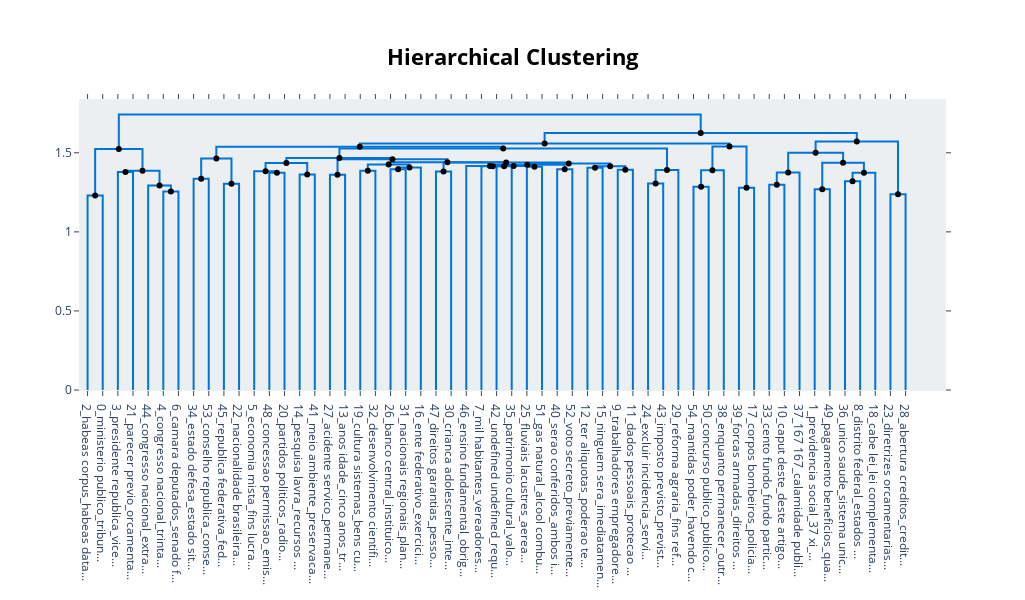

The cell this chart's notebook holds for it:
### Code cell
from scipy.cluster import hierarchy as sch
# Hierarchical topics
linkage_function = lambda x: sch.linkage(x, 'single', optimal_ordering=True)
hierarchical_topics = model.hierarchical_topics(docs, linkage_function=linkage_function)
model.visualize_hierarchy(hierarchical_topics=hierarchical_topics,orientation='bottom')

### Figure 1 — Plotly figure (JSON) as saved in the notebook; plotly's stock layout.template omitted (floating-point values rounded to 4 significant figures)
{"data": [{"hoverinfo": "text", "marker": {"color": "rgb(0,116,217)"}, "mode": "lines", "text": ["habeas corpus_habeas data_tribunal federal_supremo tribunal_seguranca habeas", "", "", "ministerio publico_tribunal justica_membros ministerio_tribunais regionais_superior tribunal"], "type": "scatter", "x": [5, 5, 15, 15], "xaxis": "x", "y": [0, 1.229, 1.229, 0], "yaxis": "y"}, {"hoverinfo": "text", "marker": {"color": "rgb(0,116,217)"}, "mode": "lines", "text": ["camara deputados_senado federal_congresso nacional_deputados senado_partido politico", "", "", "congresso nacional_trinta dias_medida provisoria_dias apos_projeto lei"], "type": "scatter", "x": [25, 25, 35, 35], "xaxis": "x", "y": [0, 1.378, 1.378, 0], "yaxis": "y"}, {"hoverinfo": "text", "marker": {"color": "rgb(0,116,217)"}, "mode": "lines", "text": ["congresso nacional_camara deputados_senado federal_deputados senado_trinta dias", "", "", "congresso nacional_extraordinaria congresso_convocacao extraordinaria_cinco dias_sessao legislativa"], "type": "scatter", "x": [55, 55, 65, 65], "xaxis": "x", "y": [0, 1.256, 1.256, 0], "yaxis": "y"}, {"hoverinfo": "text", "marker": {"color": "rgb(0,116,217)"}, "mode": "lines", "text": ["congresso nacional_senado federal_camara deputados_sessao legislativa_deputados senado", "", "", "parecer previo_orcamentaria operacional_financeira orcamentaria_prestacao contas_operacional patrimonial"], "type": "scatter", "x": [45, 45, 60, 60], "xaxis": "x", "y": [0, 1.294, 1.294, 1.256], "yaxis": "y"}, {"hoverinfo": "text", "marker": {"color": "rgb(0,116,217)"}, "mode": "lines", "text": ["presidente republica_vice presidente_presidente vice_quatro anos_estado distrito", "", "", "congresso nacional_senado federal_camara deputados_sessao legislativa_deputados senado"], "type": "scatter", "x": [30, 30, 52.5, 52.5], "xaxis": "x", "y": [1.378, 1.386, 1.386, 1.294], "yaxis": "y"}, {"hoverinfo": "text", "marker": {"color": "rgb(0,116,217)"}, "mode": "lines", "text": ["ministerio publico_tribunal justica_tribunal federal_supremo tribunal_tribunais regionais", "", "", "congresso nacional_senado federal_camara deputados_sessao legislativa_deputados senado"], "type": "scatter", "x": [10, 10, 41.25, 41.25], "xaxis": "x", "y": [1.229, 1.524, 1.524, 1.386], "yaxis": "y"}, {"hoverinfo": "text", "marker": {"color": "rgb(0,116,217)"}, "mode": "lines", "text": ["corpos bombeiros_policias militares_bombeiros militares_policia federal_policias civis", "", "", "forcas armadas_direitos deveres_inerentes sao_prerrogativas direitos_deveres inerentes"], "type": "scatter", "x": [75, 75, 85, 85], "xaxis": "x", "y": [0, 1.336, 1.336, 0], "yaxis": "y"}, {"hoverinfo": "text", "marker": {"color": "rgb(0,116,217)"}, "mode": "lines", "text": ["concurso publico_publico provas_provas titulos_provas provas_cargos empregos", "", "", "mantidas poder_havendo compatibilidade_admissao pessoal_aumento remuneracao_criacao cargos"], "type": "scatter", "x": [95, 95, 105, 105], "xaxis": "x", "y": [0, 1.304, 1.304, 0], "yaxis": "y"}, {"hoverinfo": "text", "marker": {"color": "rgb(0,116,217)"}, "mode": "lines", "text": ["enquanto permanecer_outro cargo_tempo servico_antiguidade contando_respectivo quadro", "", "", "concurso publico_pessoal qualquer_publico provas_provas titulos_provas provas"], "type": "scatter", "x": [80, 80, 100, 100], "xaxis": "x", "y": [1.336, 1.464, 1.464, 1.304], "yaxis": "y"}, {"hoverinfo": "text", "marker": {"color": "rgb(0,116,217)"}, "mode": "lines", "text": ["forcas armadas_policias militares_corpos bombeiros_bombeiros militares_militares corpos", "", "", "concurso publico_pessoal qualquer_publico provas_provas titulos_provas provas"], "type": "scatter", "x": [125, 125, 135, 135], "xaxis": "x", "y": [0, 1.374, 1.374, 0], "yaxis": "y"}, {"hoverinfo": "text", "marker": {"color": "rgb(0,116,217)"}, "mode": "lines", "text": ["estado defesa_estado sitio_intervencao federal_defesa estado_defesa intervencao", "", "", "conselho republica_conselho defesa_defesa nacional_89 vii_republica termos"], "type": "scatter", "x": [115, 115, 130, 130], "xaxis": "x", "y": [0, 1.384, 1.384, 1.374], "yaxis": "y"}, {"hoverinfo": "text", "marker": {"color": "rgb(0,116,217)"}, "mode": "lines", "text": ["nacionalidade brasileira_federativa brasil_republica federativa_nascidos estrangeiro_brasileiro mae", "", "", "republica federativa_federativa brasil_independencia nacional_acompanhar desenvolvimento_nacional interesses"], "type": "scatter", "x": [145, 145, 155, 155], "xaxis": "x", "y": [0, 1.363, 1.363, 0], "yaxis": "y"}, {"hoverinfo": "text", "marker": {"color": "rgb(0,116,217)"}, "mode": "lines", "text": ["direitos garantias_pessoa humana_direitos humanos_principios constitucionais_pais inviolabilidade", "", "", "crianca adolescente_integracao social_atendimento especializado_programas prevencao_maternidade infancia"], "type": "scatter", "x": [122.5, 122.5, 150, 150], "xaxis": "x", "y": [1.384, 1.435, 1.435, 1.363], "yaxis": "y"}, {"hoverinfo": "text", "marker": {"color": "rgb(0,116,217)"}, "mode": "lines", "text": ["republica federativa_federativa brasil_nacionalidade brasileira_mae brasileira_independencia nacional", "", "", "crianca adolescente_integracao social_atendimento especializado_programas prevencao_maternidade infancia"], "type": "scatter", "x": [165, 165, 175, 175], "xaxis": "x", "y": [0, 1.36, 1.36, 0], "yaxis": "y"}, {"hoverinfo": "text", "marker": {"color": "rgb(0,116,217)"}, "mode": "lines", "text": ["estado defesa_estado sitio_conselho republica_intervencao federal_defesa estado", "", "", "crianca adolescente_integracao social_atendimento especializado_programas prevencao_maternidade infancia"], "type": "scatter", "x": [185, 185, 195, 195], "xaxis": "x", "y": [0, 1.386, 1.386, 0], "yaxis": "y"}, {"hoverinfo": "text", "marker": {"color": "rgb(0,116,217)"}, "mode": "lines", "text": ["cultura sistemas_bens culturais_conhecimento bens_cultura nacional_acesso bens", "", "", "desenvolvimento cientifico_cientifico tecnologico_cientifica tecnologica_pesquisa cientifica_recursos humanos"], "type": "scatter", "x": [205, 205, 215, 215], "xaxis": "x", "y": [0, 1.396, 1.396, 0], "yaxis": "y"}, {"hoverinfo": "text", "marker": {"color": "rgb(0,116,217)"}, "mode": "lines", "text": ["dados pessoais_protecao tratamento_material moral_dano material_correspondencia sigilo", "", "", "trabalhadores empregadores_direito greve_relacao trabalho_justica trabalho_publico externo"], "type": "scatter", "x": [210, 210, 225, 225], "xaxis": "x", "y": [1.396, 1.408, 1.408, 0], "yaxis": "y"}, {"hoverinfo": "text", "marker": {"color": "rgb(0,116,217)"}, "mode": "lines", "text": ["ninguem sera_imediatamente juiz_autoridade judiciaria_juiz competente_flagrante delito", "", "", "ter aliquotas_poderao ter_base calculo_discriminados nesta_bases calculo"], "type": "scatter", "x": [190, 190, 217.5, 217.5], "xaxis": "x", "y": [1.386, 1.427, 1.427, 1.408], "yaxis": "y"}, {"hoverinfo": "text", "marker": {"color": "rgb(0,116,217)"}, "mode": "lines", "text": ["ninguem sera_imediatamente juiz_autoridade judiciaria_juiz competente_flagrante delito", "", "", "ter aliquotas_poderao ter_base calculo_discriminados nesta_bases calculo"], "type": "scatter", "x": [235, 235, 245, 245], "xaxis": "x", "y": [0, 1.382, 1.382, 0], "yaxis": "y"}, {"hoverinfo": "text", "marker": {"color": "rgb(0,116,217)"}, "mode": "lines", "text": ["voto secreto_previamente voto_mediante eleicao_eleicao voto_direto secreto", "", "", "serao conferidos_ambos independentemente_uso serao_mulher ambos_relativamente bens"], "type": "scatter", "x": [275, 275, 285, 285], "xaxis": "x", "y": [0, 1.414, 1.414, 0], "yaxis": "y"}, {"hoverinfo": "text", "marker": {"color": "rgb(0,116,217)"}, "mode": "lines", "text": ["fluviais lacustres_aerea aeroespacial_aereo maritimo_aeroespacial defesa_dominio uniao", "", "", "gas natural_alcool combustivel_derivados petroleo_derivados gas_natural derivados"], "type": "scatter", "x": [265, 265, 280, 280], "xaxis": "x", "y": [0, 1.414, 1.414, 1.414], "yaxis": "y"}, {"hoverinfo": "text", "marker": {"color": "rgb(0,116,217)"}, "mode": "lines", "text": ["mil habitantes_vereadores municipios_habitantes ate_milhoes habitantes_000 000", "", "", "patrimonio cultural_valor historico_cultural brasileiro_bens valor_historico artistico"], "type": "scatter", "x": [295, 295, 305, 305], "xaxis": "x", "y": [0, 1.412, 1.412, 0], "yaxis": "y"}, {"hoverinfo": "text", "marker": {"color": "rgb(0,116,217)"}, "mode": "lines", "text": ["mil habitantes_vereadores municipios_habitantes ate_milhoes habitantes_000 000", "", "", "undefined undefined_requisitos investidura_investidura undefined__"], "type": "scatter", "x": [272.5, 272.5, 300, 300], "xaxis": "x", "y": [1.414, 1.416, 1.416, 1.412], "yaxis": "y"}, {"hoverinfo": "text", "marker": {"color": "rgb(0,116,217)"}, "mode": "lines", "text": ["mil habitantes_vereadores municipios_habitantes ate_milhoes habitantes_000 000", "", "", "undefined undefined_requisitos investidura_investidura undefined__"], "type": "scatter", "x": [255, 255, 286.2, 286.2], "xaxis": "x", "y": [0, 1.417, 1.417, 1.416], "yaxis": "y"}, {"hoverinfo": "text", "marker": {"color": "rgb(0,116,217)"}, "mode": "lines", "text": ["voto secreto_aprovar previamente_serao conferidos_apos arguicao_mediante eleicao", "", "", "undefined undefined_requisitos investidura_investidura undefined__"], "type": "scatter", "x": [315, 315, 325, 325], "xaxis": "x", "y": [0, 1.396, 1.396, 0], "yaxis": "y"}, {"hoverinfo": "text", "marker": {"color": "rgb(0,116,217)"}, "mode": "lines", "text": ["voto secreto_aprovar previamente_serao conferidos_apos arguicao_mediante eleicao", "", "", "undefined undefined_requisitos investidura_investidura undefined__"], "type": "scatter", "x": [270.6, 270.6, 320, 320], "xaxis": "x", "y": [1.417, 1.425, 1.425, 1.396], "yaxis": "y"}, {"hoverinfo": "text", "marker": {"color": "rgb(0,116,217)"}, "mode": "lines", "text": ["voto secreto_aprovar previamente_serao conferidos_apos arguicao_mediante eleicao", "", "", "undefined undefined_requisitos investidura_investidura undefined__"], "type": "scatter", "x": [335, 335, 345, 345], "xaxis": "x", "y": [0, 1.405, 1.405, 0], "yaxis": "y"}, {"hoverinfo": "text", "marker": {"color": "rgb(0,116,217)"}, "mode": "lines", "text": ["meio ambiente_preservacao meio_recursos naturais_fauna flora_ocupadas indios", "", "", "pesquisa lavra_recursos hidricos_recursos minerais_terras indigenas_potenciais energia"], "type": "scatter", "x": [355, 355, 365, 365], "xaxis": "x", "y": [0, 1.393, 1.393, 0], "yaxis": "y"}, {"hoverinfo": "text", "marker": {"color": "rgb(0,116,217)"}, "mode": "lines", "text": ["economia mista_fins lucrativos_pessoa juridica_direito publico_capital nacional", "", "", "concessao permissao_emissoras radio_radiodifusao sonora_sonora sons_sons imagens"], "type": "scatter", "x": [340, 340, 360, 360], "xaxis": "x", "y": [1.405, 1.416, 1.416, 1.393], "yaxis": "y"}, {"hoverinfo": "text", "marker": {"color": "rgb(0,116,217)"}, "mode": "lines", "text": ["economia mista_fins lucrativos_pessoa juridica_direito publico_capital nacional", "", "", "partidos politicos_radio televisao_fundo partidario_acesso gratuito_recursos fundo"], "type": "scatter", "x": [295.3, 295.3, 350, 350], "xaxis": "x", "y": [1.425, 1.432, 1.432, 1.416], "yaxis": "y"}, {"hoverinfo": "text", "marker": {"color": "rgb(0,116,217)"}, "mode": "lines", "text": ["meio ambiente_pesquisa lavra_recursos minerais_recursos naturais_recursos hidricos", "", "", "partidos politicos_radio televisao_fundo partidario_acesso gratuito_recursos fundo"], "type": "scatter", "x": [240, 240, 322.7, 322.7], "xaxis": "x", "y": [1.382, 1.439, 1.439, 1.432], "yaxis": "y"}, {"hoverinfo": "text", "marker": {"color": "rgb(0,116,217)"}, "mode": "lines", "text": ["meio ambiente_pesquisa lavra_recursos minerais_recursos naturais_recursos hidricos", "", "", "partidos politicos_radio televisao_fundo partidario_acesso gratuito_recursos fundo"], "type": "scatter", "x": [203.8, 203.8, 281.3, 281.3], "xaxis": "x", "y": [1.427, 1.44, 1.44, 1.439], "yaxis": "y"}, {"hoverinfo": "text", "marker": {"color": "rgb(0,116,217)"}, "mode": "lines", "text": ["meio ambiente_pesquisa lavra_recursos minerais_recursos naturais_recursos hidricos", "", "", "partidos politicos_radio televisao_fundo partidario_acesso gratuito_recursos fundo"], "type": "scatter", "x": [170, 170, 242.5, 242.5], "xaxis": "x", "y": [1.36, 1.459, 1.459, 1.44], "yaxis": "y"}, {"hoverinfo": "text", "marker": {"color": "rgb(0,116,217)"}, "mode": "lines", "text": ["imposto previsto_previsto inciso_fixar aliquotas_aliquotas maximas_inciso iii", "", "", "excluir incidencia_servicos exterior_prestacoes servicos_relativas circulacao_contribuinte imposto"], "type": "scatter", "x": [136.2, 136.2, 206.3, 206.3], "xaxis": "x", "y": [1.435, 1.467, 1.467, 1.459], "yaxis": "y"}, {"hoverinfo": "text", "marker": {"color": "rgb(0,116,217)"}, "mode": "lines", "text": ["reforma agraria_fins reforma_proprietario nao_rural nao_nao possua", "", "", "imposto previsto_previsto inciso_prestacoes servicos_relativas circulacao_operacoes relativas"], "type": "scatter", "x": [375, 375, 385, 385], "xaxis": "x", "y": [0, 1.306, 1.306, 0], "yaxis": "y"}, {"hoverinfo": "text", "marker": {"color": "rgb(0,116,217)"}, "mode": "lines", "text": ["reforma agraria_fins reforma_proprietario nao_rural nao_nao possua", "", "", "imposto previsto_previsto inciso_reforma agraria_fins reforma_relativas circulacao"], "type": "scatter", "x": [380, 380, 395, 395], "xaxis": "x", "y": [1.306, 1.391, 1.391, 0], "yaxis": "y"}, {"hoverinfo": "text", "marker": {"color": "rgb(0,116,217)"}, "mode": "lines", "text": ["reforma agraria_fins reforma_proprietario nao_rural nao_nao possua", "", "", "imposto previsto_previsto inciso_reforma agraria_fins reforma_relativas circulacao"], "type": "scatter", "x": [171.3, 171.3, 387.5, 387.5], "xaxis": "x", "y": [1.467, 1.526, 1.526, 1.391], "yaxis": "y"}, {"hoverinfo": "text", "marker": {"color": "rgb(0,116,217)"}, "mode": "lines", "text": ["diretrizes orcamentarias_lei diretrizes_plano plurianual_lei orcamentaria_orcamentaria anual", "", "", "abertura creditos_creditos suplementares_despesas assuncao_ordem tecnica_assuncao obrigacoes"], "type": "scatter", "x": [90, 90, 279.4, 279.4], "xaxis": "x", "y": [1.464, 1.538, 1.538, 1.526], "yaxis": "y"}, {"hoverinfo": "text", "marker": {"color": "rgb(0,116,217)"}, "mode": "lines", "text": ["cento fundo_fundo participacao_inciso ii_participacao municipios_arts 157", "", "", "caput deste_deste artigo_inciso caput_ensino fundamental_manutencao desenvolvimento"], "type": "scatter", "x": [405, 405, 415, 415], "xaxis": "x", "y": [0, 1.285, 1.285, 0], "yaxis": "y"}, {"hoverinfo": "text", "marker": {"color": "rgb(0,116,217)"}, "mode": "lines", "text": ["caput deste_deste artigo_inciso caput_quot quot_inciso ii", "", "", "167 167_calamidade publica_167 desta_art 167_publica ambito"], "type": "scatter", "x": [410, 410, 425, 425], "xaxis": "x", "y": [1.285, 1.389, 1.389, 0], "yaxis": "y"}, {"hoverinfo": "text", "marker": {"color": "rgb(0,116,217)"}, "mode": "lines", "text": ["ensino fundamental_obrigatorio gratuito_gratuidade ensino_normais escolas_subjetivo ensino", "", "", "167 167_calamidade publica_167 desta_art 167_publica ambito"], "type": "scatter", "x": [435, 435, 445, 445], "xaxis": "x", "y": [0, 1.279, 1.279, 0], "yaxis": "y"}, {"hoverinfo": "text", "marker": {"color": "rgb(0,116,217)"}, "mode": "lines", "text": ["nacionais regionais_planos nacionais_regionais setoriais_planos regionais_carater regional", "", "", "banco central_instituicoes financeiras_credito cambio_operacoes credito_emitir moeda"], "type": "scatter", "x": [417.5, 417.5, 440, 440], "xaxis": "x", "y": [1.389, 1.539, 1.539, 1.279], "yaxis": "y"}, {"hoverinfo": "text", "marker": {"color": "rgb(0,116,217)"}, "mode": "lines", "text": ["ente federativo_exercicio seguinte_expedicao precatorio_ente federacao_outro ente", "", "", "banco central_instituicoes financeiras_credito cambio_operacoes credito_emitir moeda"], "type": "scatter", "x": [184.7, 184.7, 428.8, 428.8], "xaxis": "x", "y": [1.538, 1.558, 1.558, 1.539], "yaxis": "y"}, {"hoverinfo": "text", "marker": {"color": "rgb(0,116,217)"}, "mode": "lines", "text": ["distrito federal_estados distrito_legislar sobre_federal municipios_municipios compete", "", "", "unico saude_sistema unico_combate endemias_saude agentes_agentes comunitarios"], "type": "scatter", "x": [455, 455, 465, 465], "xaxis": "x", "y": [0, 1.298, 1.298, 0], "yaxis": "y"}, {"hoverinfo": "text", "marker": {"color": "rgb(0,116,217)"}, "mode": "lines", "text": ["cabe lei_lei complementar_dispora sobre_complementar cabe_complementar dispora", "", "", "distrito federal_estados distrito_federal municipios_unico saude_sistema unico"], "type": "scatter", "x": [460, 460, 475, 475], "xaxis": "x", "y": [1.298, 1.375, 1.375, 0], "yaxis": "y"}, {"hoverinfo": "text", "marker": {"color": "rgb(0,116,217)"}, "mode": "lines", "text": ["cabe lei_lei complementar_dispora sobre_complementar cabe_complementar dispora", "", "", "distrito federal_estados distrito_federal municipios_unico saude_sistema unico"], "type": "scatter", "x": [485, 485, 495, 495], "xaxis": "x", "y": [0, 1.269, 1.269, 0], "yaxis": "y"}, {"hoverinfo": "text", "marker": {"color": "rgb(0,116,217)"}, "mode": "lines", "text": ["pagamento beneficios_qualquer natureza_recursos provenientes_natureza administracao_adicao recursos", "", "", "previdencia social_37 xi_geral previdencia_regime geral_ii 153"], "type": "scatter", "x": [505, 505, 515, 515], "xaxis": "x", "y": [0, 1.32, 1.32, 0], "yaxis": "y"}, {"hoverinfo": "text", "marker": {"color": "rgb(0,116,217)"}, "mode": "lines", "text": ["anos idade_cinco anos_trinta anos_sessenta cinco_proporcionais tempo", "", "", "acidente servico_permanente sendo_insalubres perigosas_incuravel especificadas_servico molestia"], "type": "scatter", "x": [510, 510, 525, 525], "xaxis": "x", "y": [1.32, 1.373, 1.373, 0], "yaxis": "y"}, {"hoverinfo": "text", "marker": {"color": "rgb(0,116,217)"}, "mode": "lines", "text": ["previdencia social_geral previdencia_regime geral_37 xi_dispoem arts", "", "", "acidente servico_permanente sendo_insalubres perigosas_incuravel especificadas_servico molestia"], "type": "scatter", "x": [490, 490, 517.5, 517.5], "xaxis": "x", "y": [1.269, 1.437, 1.437, 1.373], "yaxis": "y"}, {"hoverinfo": "text", "marker": {"color": "rgb(0,116,217)"}, "mode": "lines", "text": ["previdencia social_geral previdencia_regime geral_37 xi_dispoem arts", "", "", "acidente servico_permanente sendo_insalubres perigosas_incuravel especificadas_servico molestia"], "type": "scatter", "x": [467.5, 467.5, 503.8, 503.8], "xaxis": "x", "y": [1.375, 1.501, 1.501, 1.437], "yaxis": "y"}, {"hoverinfo": "text", "marker": {"color": "rgb(0,116,217)"}, "mode": "lines", "text": ["167 167_desta constituicao_calamidade publica_caput deste_deste artigo", "", "", "acidente servico_permanente sendo_insalubres perigosas_incuravel especificadas_servico molestia"], "type": "scatter", "x": [535, 535, 545, 545], "xaxis": "x", "y": [0, 1.238, 1.238, 0], "yaxis": "y"}, {"hoverinfo": "text", "marker": {"color": "rgb(0,116,217)"}, "mode": "lines", "text": ["diretrizes orcamentarias_lei diretrizes_lei orcamentaria_plano plurianual_orcamentaria anual", "", "", "acidente servico_permanente sendo_insalubres perigosas_incuravel especificadas_servico molestia"], "type": "scatter", "x": [485.6, 485.6, 540, 540], "xaxis": "x", "y": [1.501, 1.571, 1.571, 1.238], "yaxis": "y"}, {"hoverinfo": "text", "marker": {"color": "rgb(0,116,217)"}, "mode": "lines", "text": ["diretrizes orcamentarias_lei diretrizes_lei orcamentaria_plano plurianual_orcamentaria anual", "", "", "acidente servico_permanente sendo_insalubres perigosas_incuravel especificadas_servico molestia"], "type": "scatter", "x": [306.7, 306.7, 512.8, 512.8], "xaxis": "x", "y": [1.558, 1.626, 1.626, 1.571], "yaxis": "y"}, {"hoverinfo": "text", "marker": {"color": "rgb(0,116,217)"}, "mode": "lines", "text": ["diretrizes orcamentarias_lei diretrizes_lei orcamentaria_plano plurianual_orcamentaria anual", "", "", "acidente servico_permanente sendo_insalubres perigosas_incuravel especificadas_servico molestia"], "type": "scatter", "x": [25.62, 25.62, 409.8, 409.8], "xaxis": "x", "y": [1.524, 1.742, 1.742, 1.626], "yaxis": "y"}, {"hoverinfo": "text", "hovertext": ["presidente republica_vice presidente_presidente vice_quatro anos_estado distrito", "ministerio publico_tribunal justica_tribunal federal_supremo tribunal_tribunais regionais", "enquanto permanecer_outro cargo_tempo servico_antiguidade contando_respectivo quadro", "direitos garantias_pessoa humana_direitos humanos_principios constitucionais_pais inviolabilidade", "dados pessoais_protecao tratamento_material moral_dano material_correspondencia sigilo", "ninguem sera_imediatamente juiz_autoridade judiciaria_juiz competente_flagrante delito", "mil habitantes_vereadores municipios_habitantes ate_milhoes habitantes_000 000", "voto secreto_aprovar previamente_serao conferidos_apos arguicao_mediante eleicao", "economia mista_fins lucrativos_pessoa juridica_direito publico_capital nacional", "economia mista_fins lucrativos_pessoa juridica_direito publico_capital nacional", "meio ambiente_pesquisa lavra_recursos minerais_recursos naturais_recursos hidricos", "meio ambiente_pesquisa lavra_recursos minerais_recursos naturais_recursos hidricos", "meio ambiente_pesquisa lavra_recursos minerais_recursos naturais_recursos hidricos", "imposto previsto_previsto inciso_fixar aliquotas_aliquotas maximas_inciso iii", "reforma agraria_fins reforma_proprietario nao_rural nao_nao possua", "reforma agraria_fins reforma_proprietario nao_rural nao_nao possua", "diretrizes orcamentarias_lei diretrizes_plano plurianual_lei orcamentaria_orcamentaria anual", "caput deste_deste artigo_inciso caput_quot quot_inciso ii", "nacionais regionais_planos nacionais_regionais setoriais_planos regionais_carater regional", "ente federativo_exercicio seguinte_expedicao precatorio_ente federacao_outro ente", "cabe lei_lei complementar_dispora sobre_complementar cabe_complementar dispora", "anos idade_cinco anos_trinta anos_sessenta cinco_proporcionais tempo", "previdencia social_geral previdencia_regime geral_37 xi_dispoem arts", "previdencia social_geral previdencia_regime geral_37 xi_dispoem arts", "diretrizes orcamentarias_lei diretrizes_lei orcamentaria_plano plurianual_orcamentaria anual", "diretrizes orcamentarias_lei diretrizes_lei orcamentaria_plano plurianual_orcamentaria anual", "diretrizes orcamentarias_lei diretrizes_lei orcamentaria_plano plurianual_orcamentaria anual"], "marker": {"color": "black"}, "mode": "markers", "showlegend": false, "type": "scatter", "x": [30, 10, 80, 122.5, 210, 190, 272.5, 270.6, 340, 295.3, 240, 203.8, 170, 136.2, 380, 171.3, 90, 410, 417.5, 184.7, 460, 510, 490, 467.5, 485.6, 306.7, 25.62], "y": [1.378, 1.229, 1.336, 1.384, 1.396, 1.386, 1.414, 1.417, 1.405, 1.425, 1.382, 1.427, 1.36, 1.435, 1.306, 1.467, 1.464, 1.285, 1.389, 1.538, 1.298, 1.32, 1.269, 1.375, 1.501, 1.558, 1.524]}, {"hoverinfo": "text", "hovertext": ["parecer previo_orcamentaria operacional_financeira orcamentaria_prestacao contas_operacional patrimonial", "congresso nacional_senado federal_camara deputados_sessao legislativa_deputados senado", "congresso nacional_senado federal_camara deputados_sessao legislativa_deputados senado", "concurso publico_pessoal qualquer_publico provas_provas titulos_provas provas", "conselho republica_conselho defesa_defesa nacional_89 vii_republica termos", "crianca adolescente_integracao social_atendimento especializado_programas prevencao_maternidade infancia", "ter aliquotas_poderao ter_base calculo_discriminados nesta_bases calculo", "gas natural_alcool combustivel_derivados petroleo_derivados gas_natural derivados", "undefined undefined_requisitos investidura_investidura undefined__", "undefined undefined_requisitos investidura_investidura undefined__", "undefined undefined_requisitos investidura_investidura undefined__", "concessao permissao_emissoras radio_radiodifusao sonora_sonora sons_sons imagens", "partidos politicos_radio televisao_fundo partidario_acesso gratuito_recursos fundo", "partidos politicos_radio televisao_fundo partidario_acesso gratuito_recursos fundo", "partidos politicos_radio televisao_fundo partidario_acesso gratuito_recursos fundo", "partidos politicos_radio televisao_fundo partidario_acesso gratuito_recursos fundo", "excluir incidencia_servicos exterior_prestacoes servicos_relativas circulacao_contribuinte imposto", "imposto previsto_previsto inciso_reforma agraria_fins reforma_relativas circulacao", "abertura creditos_creditos suplementares_despesas assuncao_ordem tecnica_assuncao obrigacoes", "banco central_instituicoes financeiras_credito cambio_operacoes credito_emitir moeda", "banco central_instituicoes financeiras_credito cambio_operacoes credito_emitir moeda", "acidente servico_permanente sendo_insalubres perigosas_incuravel especificadas_servico molestia", "acidente servico_permanente sendo_insalubres perigosas_incuravel especificadas_servico molestia", "acidente servico_permanente sendo_insalubres perigosas_incuravel especificadas_servico molestia", "acidente servico_permanente sendo_insalubres perigosas_incuravel especificadas_servico molestia", "acidente servico_permanente sendo_insalubres perigosas_incuravel especificadas_servico molestia"], "marker": {"color": "black"}, "mode": "markers", "showlegend": false, "type": "scatter", "x": [60, 52.5, 41.25, 100, 130, 150, 217.5, 280, 300, 286.2, 320, 360, 350, 322.7, 281.3, 242.5, 206.3, 387.5, 279.4, 440, 428.8, 517.5, 503.8, 540, 512.8, 409.8], "y": [1.256, 1.294, 1.386, 1.304, 1.374, 1.363, 1.408, 1.414, 1.412, 1.416, 1.396, 1.393, 1.416, 1.432, 1.439, 1.44, 1.459, 1.391, 1.526, 1.279, 1.539, 1.373, 1.437, 1.238, 1.571, 1.626]}], "layout": {"autosize": false, "height": 600, "hoverlabel": {"bgcolor": "white", "font": {"family": "Rockwell", "size": 16}}, "hovermode": "closest", "plot_bgcolor": "#ECEFF1", "showlegend": false, "title": {"font": {"color": "Black", "size": 22}, "text": "<b>Hierarchical Clustering</b>", "x": 0.5, "xanchor": "center", "yanchor": "top"}, "width": 1025, "xaxis": {"mirror": "allticks", "rangemode": "tozero", "showgrid": false, "showline": true, "showticklabels": true, "tickmode": "array", "ticks": "outside", "ticktext": ["2_habeas corpus_habeas data...", "0_ministerio publico_tribun...", "3_presidente republica_vice...", "21_parecer previo_orcamenta...", "44_congresso nacional_extra...", "4_congresso nacional_trinta...", "6_camara deputados_senado f...", "34_estado defesa_estado sit...", "53_conselho republica_conse...", "45_republica federativa_fed...", "22_nacionalidade brasileira...", "5_economia mista_fins lucra...", "48_concessao permissao_emis...", "20_partidos politicos_radio...", "14_pesquisa lavra_recursos ...", "41_meio ambiente_preservaca...", "27_acidente servico_permane...", "13_anos idade_cinco anos_tr...", "19_cultura sistemas_bens cu...", "32_desenvolvimento cientifi...", "26_banco central_instituico...", "31_nacionais regionais_plan...", "16_ente federativo_exercici...", "47_direitos garantias_pesso...", "30_crianca adolescente_inte...", "46_ensino fundamental_obrig...", "7_mil habitantes_vereadores...", "42_undefined undefined_requ...", "35_patrimonio cultural_valo...", "25_fluviais lacustres_aerea...", "51_gas natural_alcool combu...", "40_serao conferidos_ambos i...", "52_voto secreto_previamente...", "12_ter aliquotas_poderao te...", "15_ninguem sera_imediatamen...", "9_trabalhadores empregadore...", "11_dados pessoais_protecao ...", "24_excluir incidencia_servi...", "43_imposto previsto_previst...", "29_reforma agraria_fins ref...", "54_mantidas poder_havendo c...", "50_concurso publico_publico...", "38_enquanto permanecer_outr...", "39_forcas armadas_direitos ...", "17_corpos bombeiros_policia...", "33_cento fundo_fundo partic...", "10_caput deste_deste artigo...", "37_167 167_calamidade publi...", "1_previdencia social_37 xi_...", "49_pagamento beneficios_qua...", "36_unico saude_sistema unic...", "8_distrito federal_estados ...", "18_cabe lei_lei complementa...", "23_diretrizes orcamentarias...", "28_abertura creditos_credit..."], "tickvals": [5, 15, 25, 35, 45, 55, 65, 75, 85, 95, 105, 115, 125, 135, 145, 155, 165, 175, 185, 195, 205, 215, 225, 235, 245, 255, 265, 275, 285, 295, 305, 315, 325, 335, 345, 355, 365, 375, 385, 395, 405, 415, 425, 435, 445, 455, 465, 475, 485, 495, 505, 515, 525, 535, 545], "type": "linear", "zeroline": false}, "yaxis": {"mirror": "allticks", "rangemode": "tozero", "showgrid": false, "showline": true, "showticklabels": true, "ticks": "outside", "type": "linear", "zeroline": false}}}
